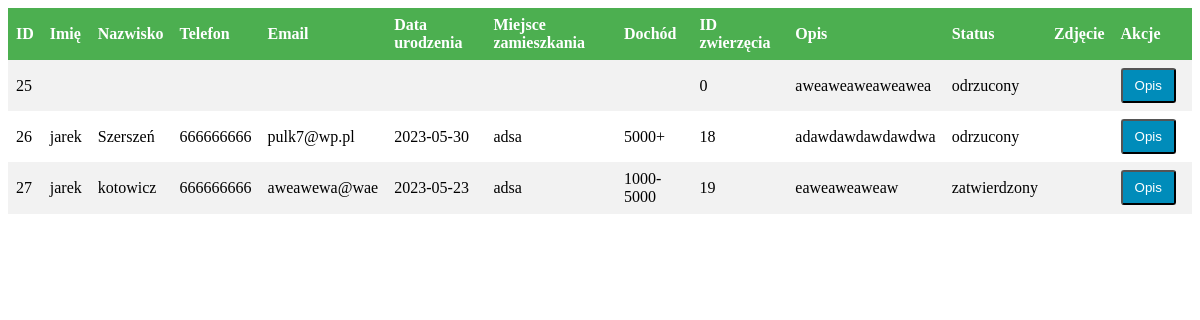
Screenshot of /Adopcje.php with the database file from the repository.
### tables this page shows
CREATE TABLE `dane` (
  `id` int(32) NOT NULL,
  `imie` varchar(32) NOT NULL,
  `nazwisko` varchar(32) NOT NULL,
  `telefon` varchar(32) NOT NULL,
  `email` varchar(12) NOT NULL,
  `dataurodzenia` date DEFAULT NULL,
  `miejscezamieszkania` varchar(32) NOT NULL,
  `dochod` varchar(32) NOT NULL,
  `idzwierzecia` int(11) NOT NULL,
  `opis` varchar(256) NOT NULL,
  `status` varchar(64) DEFAULT NULL
);

### Adopcje.php (the view, shortened to what this page needs)
<!DOCTYPE html>
<html>
<head>
</head>
<body>
  <?php
  $host = "localhost";
  $dbname = "schronisko";
  $username = "root";
  $password = "";
  try {
    $db = new PDO("mysql:host=$host;dbname=$dbname", $username, $password);
    $db->setAttribute(PDO::ATTR_ERRMODE, PDO::ERRMODE_EXCEPTION);
  } catch (PDOException $e) {
    die("Błąd połączenia z bazą danych: " . $e->getMessage());
  }
  $query = "SELECT dane.*, zwierzeta.zdjecie FROM dane LEFT JOIN zwierzeta ON dane.idzwierzecia = zwierzeta.id";
  $stmt = $db->prepare($query);
  try {
    $stmt->execute();
    $result = $stmt->fetchAll(PDO::FETCH_ASSOC);
  } catch (PDOException $e) {
    die("Błąd podczas pobierania danych: " . $e->getMessage());
  }
  ?>
  <table>
    <tr>
      <th>ID</th>
      <th>Imię</th>
      <th>Nazwisko</th>
      <th>Telefon</th>
      <th>Email</th>
      <th>Data urodzenia</th>
      <th>Miejsce zamieszkania</th>
      <th>Dochód</th>
      <th>ID zwierzęcia</th>
      <th>Opis</th>
      <th>Status</th>
      <th>Zdjęcie</th>
      <th>Akcje</th>
    </tr>
    <?php foreach ($result as $row) : ?>
      <tr>
        <td><?php echo $row['id']; ?></td>
        <td><?php echo $row['imie']; ?></td>
        <td><?php echo $row['nazwisko']; ?></td>
        <td><?php echo $row['telefon']; ?></td>
        <td><?php echo $row['email']; ?></td>
        <td><?php echo $row['dataurodzenia']; ?></td>
        <td><?php echo $row['miejscezamieszkania']; ?></td>
        <td><?php echo $row['dochod']; ?></td>
        <td><?php echo $row['idzwierzecia']; ?></td>
        <td><?php echo $row['opis']; ?></td>
        <td><?php echo $row['status']; ?></td>
        <td>
        </td>
        <td class="action-buttons">
          <button class="action-button description-button" onclick="showDescription(<?php echo $row['id']; ?>)">Opis</button>
        </td>
      </tr>
    <?php endforeach; ?>
  </table>
</body>
</html>

### Adopcje.php (style rules this page uses)
table { border-collapse: collapse; width: 100%; }
th, td { text-align: left; padding: 8px; }
th { background-color: #4CAF50; color: white; }
tr:nth-child(even) { background-color: #f2f2f2; }
.action-buttons { display: flex; align-items: center; }
.action-button { display: inline-block; padding: 8px 12px; margin-right: 8px; border-radius: 3px; cursor: pointer; }
.description-button { background-color: #008CBA; color: white; }

### rows the page displays
dane: id "25", idzwierzecia "0", opis "aweaweaweaweawea", status "odrzucony"
dane: id "26", imie "jarek", nazwisko "Szerszeń", telefon "666666666", email "pulk7@wp.pl", dataurodzenia "2023-05-30", miejscezamieszkania "adsa", dochod "5000+", idzwierzecia "18", opis "adawdawdawdawdwa", status "odrzucony"
dane: id "27", imie "jarek", nazwisko "kotowicz", telefon "666666666", email "aweawewa@wae", dataurodzenia "2023-05-23", miejscezamieszkania "adsa", dochod "1000-5000", idzwierzecia "19", opis "eaweaweaweaw", status "zatwierdzony"
